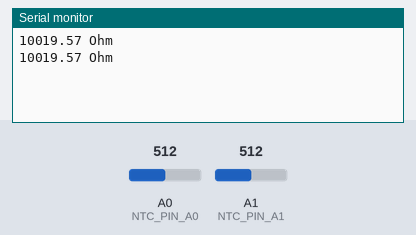
This program was run on a simulated Arduino Mega 2560, built with avr-gcc and run on an emulated ATmega2560. Shown: the last lines printed to the serial monitor. Inputs (shaded band) come from the test bench; at power-on: A0 (NTC_PIN_A0) = 512, A1 (NTC_PIN_A1) = 512.

Above: at 1.2 s.
1.3 s: A0 (NTC_PIN_A0) set to 1023
At 1.3 s:
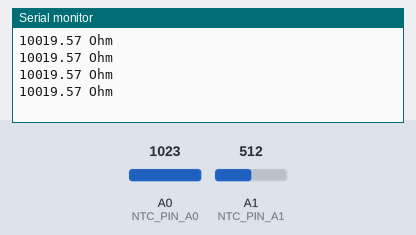
4.3 s: A1 (NTC_PIN_A1) set to 716
At 5.1 s:
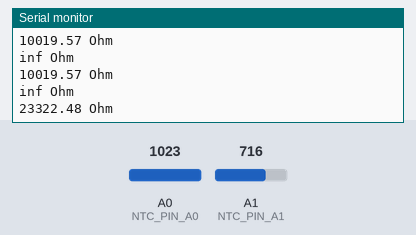
5.8 s: A0 (NTC_PIN_A0) set to 900
At 7.1 s:
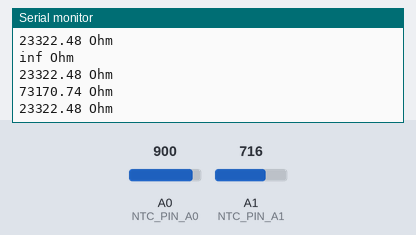
7.3 s: A1 (NTC_PIN_A1) set to 511
At 8.7 s:
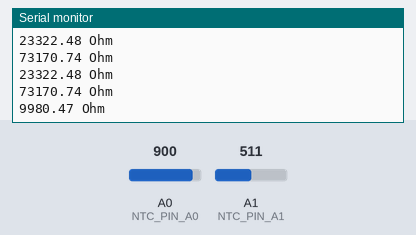
Timing chart, 0 to 9.8 s (numbered marks = the images above; inputs shaded):
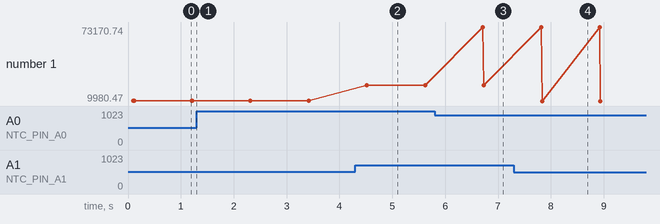

Measured:
- after the input at 4.3 s, the serial monitor: prints a new line after 0.22 s (image 2)
- after the input at 5.8 s, the serial monitor: prints a new line after 0.92 s (image 3)
- after the input at 7.3 s, the serial monitor: prints a new line after 0.53 s (image 4)
- plotted number 1: 10019.57 → 23322.48 after the input at 4.3 s, 23322.48 → 9980.47 after the input at 7.3 s

The program:

main.cpp
```cpp
#include <Arduino.h>
#include <main.h>

void setup(void)
{
  pinMode(VD_POWER_PIN_2, OUTPUT);
  pinMode(VD_POWER_PIN_3, OUTPUT);
  // pinMode(VD_POWER_PIN_4, OUTPUT);
  // pinMode(VD_POWER_PIN_5, OUTPUT);

  Serial.begin(9600);
}

// take voltage readings from the voltage divider
float readAnalog(int powerPin, int analogPin)
{
  float average = 0;

  digitalWrite(powerPin, HIGH);
  for (size_t i = 0; i < SAMPLING_RATE; i++)
  {
    average += analogRead(analogPin);
    delay(10);
  }
  digitalWrite(powerPin, LOW);

  average = average / SAMPLING_RATE;
  return average;
}

float calculateResistance(float analogValue)
{
  float resistance = 0;
  resistance = (1023 / analogValue) - 1;
  resistance = SERIESRESISTOR / resistance;

#if defined(DEBUG)
  Serial.print(resistance);
  Serial.println(" Ohm");
#endif

  return resistance;
}

float steinhartCalculation(float resistance)
{
  float steinhart = 0.0f;
  steinhart = resistance / NOMINAL_RESISTANCE;       // (R/Ro)
  steinhart = log(steinhart);                        // ln(R/Ro)
  steinhart /= BCOEFFICIENT;                         // 1/B * ln(R/Ro)
  steinhart += 1.0 / (NOMINAL_TEMPERATURE + 273.15); // + (1/To)
  steinhart = 1.0 / steinhart;                       // Invert
  steinhart -= 273.15;                               // Convert to celsius

  return steinhart;
}

void loop(void)
{
  float analogRead_1 = readAnalog(VD_POWER_PIN_2, NTC_PIN_A0);
  float analogRead_2 = readAnalog(VD_POWER_PIN_3, NTC_PIN_A1);
  // float analogRead_3 = readAnalog(VD_POWER_PIN_4, NTC_PIN_A2);
  // float analogRead_4 = readAnalog(VD_POWER_PIN_5, NTC_PIN_A3);

  float resistance_1 = calculateResistance(analogRead_1);
  float resistance_2 = calculateResistance(analogRead_2);
  // float resistance_3 = calculateResistance(analogRead_3);
  // float resistance_4 = calculateResistance(analogRead_4);

  float steinhart_1 = steinhartCalculation(resistance_1);
  float steinhart_2 = steinhartCalculation(resistance_2);
  // float steinhart_3 = steinhartCalculation(resistance_3);
  // float steinhart_4 = steinhartCalculation(resistance_4);

#if defined(DEBUG)
  // Serial.print("Temperature ");
  // Serial.print(steinhart_1);
  // Serial.println(" oC");

  // Serial.print("Temperature ");
  // Serial.print(steinhart_2);
  // Serial.println(" oC");

  // Serial.print("Temperature ");
  // Serial.print(steinhart_3);
  // Serial.println(" oC");

  // Serial.print("Temperature ");
  // Serial.print(steinhart_4);
  // Serial.println(" oC");
#endif

  delay(1000);
}
```

main.h
```cpp
#define DEBUG

// Resistance definitions
#define NOMINAL_RESISTANCE 10000  // Nominal resistance at 25⁰C
#define NOMINAL_TEMPERATURE 25    // Temperature for nominal resistance (almost always 25⁰ C)

#define SERIESRESISTOR 10000
#define SAMPLING_RATE 5           // Number of samples
#define BCOEFFICIENT 3950         // The beta coefficient or the B value of the thermistor (usually 3000-4000) check the datasheet for the accurate value.

// Analog pins definitions
#define NTC_PIN_A0 A0
#define NTC_PIN_A1 A1
#define NTC_PIN_A2 A2
#define NTC_PIN_A3 A3

#define VD_POWER_PIN_2 2
#define VD_POWER_PIN_3 3
#define VD_POWER_PIN_4 4
#define VD_POWER_PIN_5 5
```
